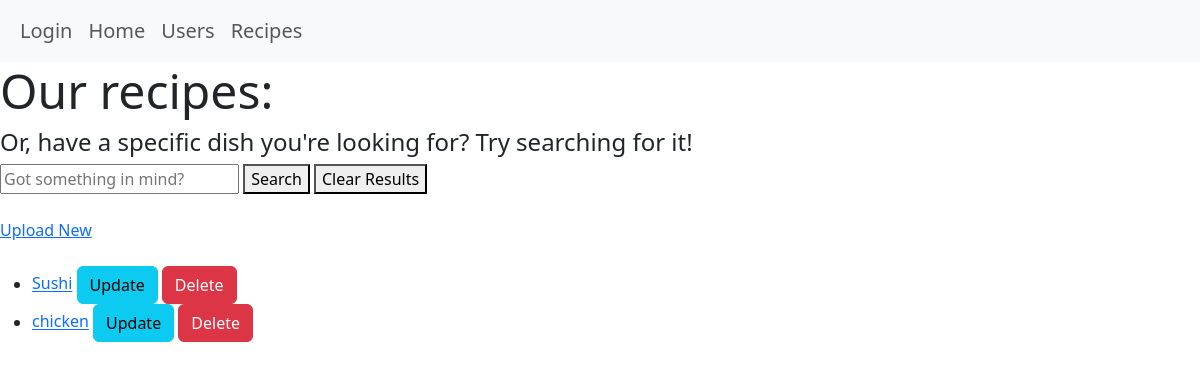
Before: /recipes/ with the older database file.
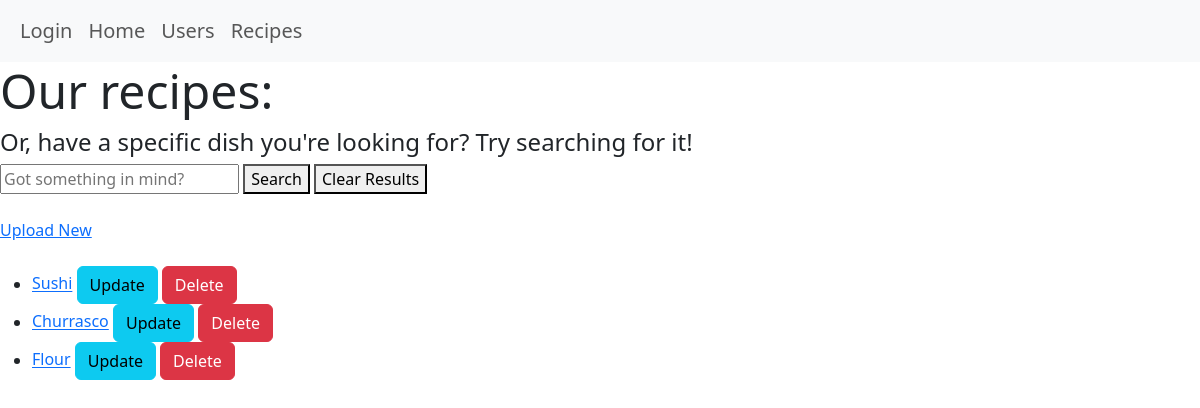
After: the same page with the newer database file.
### recipe_app/models.py (models this page shows, shortened)
class Recipe(models.Model):
    name = models.CharField(max_length = 20, null = True)
    short_desc = models.CharField(max_length = 414, null = True)
    instruction = models.CharField(max_length = 3000, null = True)
    ingredients = models.CharField(max_length = 2000, null = True)
    chef = models.ForeignKey(Chef,  on_delete=models.CASCADE, default = None, null=True)
    recipe_image = models.ImageField(null=True, blank=True, upload_to="images/")
    def get_absolute_url(self):
        return reverse('recipe-detail', args=[str(self.id)])

### recipe_app/views.py (the view)
# urls.py: path('recipes/', views.RecipeListView.as_view(), name = 'recipes'),
class RecipeListView(generic.ListView):
   model = Recipe

### recipe_app/templates/recipe_app/recipe_list.html (shortened to what this page needs)
{% extends 'recipe_app/base_template.html' %}
{% block content %}
<h2 class = "display-5">Our recipes:</h2>
<h4>Or, have a specific dish you're looking for? Try searching for it!</h4>
<input type = "text" id = "form1" placeholder = "Got something in mind?", aria-label = "Got something in mind?" >
<button id = "searchbutton" title = 'Search' onclick = "lookfor()">Search</button>
<button id = "clear button" title = "Clear Results" onclick = "document.getElementById('form1').value = ''; clearResults()">Clear Results</button>
<a href="{% url 'create_recipe' %}" title = "Create a new recipe">Upload New</a>
{% if recipe_list %}
<ul id = "myUL">
    {% for recipe in recipe_list %}
    <li>
        <a href = "{{ recipe.get_absolute_url }}" title = "{{recipe.name}}'s recipe">{{ recipe.name }}</a>
            <span class="pull-right">
                <a href="{% url 'update_recipe' recipe.id %}" type="button" class="btn btn-small btn-info">Update</a>
                <form action="{% url 'delete_recipe' recipe.id %}" method="post" style="display: inline;">
                        <button type="submit" class="btn btn-danger btn-small">Delete
                </button>
        </form>
     </span>
    </li>
    {% endfor %}
</ul>
{% else %}
<p>Looks like there aren't any recipes right now. Check back later.</p>
{% endif %}
{% endblock %}

### recipe_app/templates/recipe_app/base_template.html (shortened to what this page needs)
{% load static %}
<!DOCTYPE html>
<html lang="en">
<head>
{% load bootstrap5 %}
{% bootstrap_css %}
</head>
<body>
<nav class="navbar navbar-expand-lg navbar-light bg-light lead">
<div class="container-fluid">
<div class="collapse navbar-collapse" id="navbarNavAltMarkup">
<div class="navbar-nav">
{% if user.is_authenticated %}
    <a class="nav-link" href="{% url 'logout' %}?next={{ request.path }}">Logout {{user}}</a>
{% else %}
    <a class="nav-link" href="{% url 'login' %}?next={{ request.path }}">Login</a>
{% endif %}
<a class="nav-link" href="{% url 'index' %}" title = "Go Back to Welcome Page">Home</a>
<a class="nav-link" href="{% url 'chefs' %}" title = "See our Users">Users</a>
<a class="nav-link" href="{% url 'recipes' %}" title = "Browse our List of Recipes">Recipes</a>
</div>
</div>
</div>
</nav>
{% block content %}{% endblock %}
</body>

Changed rows visible on the page:
removed Recipe: name "chicken"
added Recipe: name "Churrasco"
added Recipe: name "Flour"
